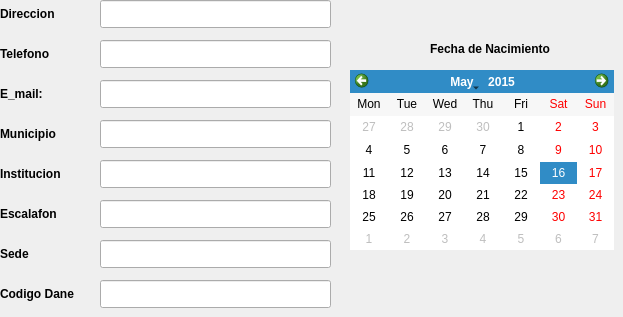
      <widget class="QWidget" name="tab_2">
       <attribute name="title">
        <string>Adicionales 1</string>
       </attribute>
       <widget class="QLabel" name="label_37">
        <property name="geometry">
         <rect>
          <x>0</x>
          <y>0</y>
          <width>91</width>
          <height>28</height>
         </rect>
        </property>
        <property name="font">
         <font>
          <weight>75</weight>
          <bold>true</bold>
         </font>
        </property>
        <property name="text">
         <string>Direccion</string>
        </property>
       </widget>
       <widget class="QLineEdit" name="txtdireccion">
        <property name="geometry">
         <rect>
          <x>100</x>
          <y>0</y>
          <width>231</width>
          <height>28</height>
         </rect>
        </property>
       </widget>
       <widget class="QLabel" name="label_38">
        <property name="geometry">
         <rect>
          <x>0</x>
          <y>40</y>
          <width>91</width>
          <height>28</height>
         </rect>
        </property>
        <property name="font">
         <font>
          <weight>75</weight>
          <bold>true</bold>
         </font>
        </property>
        <property name="text">
         <string>Telefono</string>
        </property>
       </widget>
       <widget class="QLabel" name="label_39">
        <property name="geometry">
         <rect>
          <x>0</x>
          <y>80</y>
          <width>91</width>
          <height>28</height>
         </rect>
        </property>
        <property name="font">
         <font>
          <weight>75</weight>
          <bold>true</bold>
         </font>
        </property>
        <property name="text">
         <string>E_mail:</string>
        </property>
       </widget>
       <widget class="QCalendarWidget" name="calendario">
        <property name="geometry">
         <rect>
          <x>350</x>
          <y>70</y>
          <width>264</width>
          <height>180</height>
         </rect>
        </property>
        <property name="selectedDate">
         <date>
          <year>2015</year>
          <month>5</month>
          <day>16</day>
         </date>
        </property>
        <property name="firstDayOfWeek">
         <enum>Qt::Monday</enum>
        </property>
        <property name="gridVisible">
         <bool>false</bool>
        </property>
        <property name="selectionMode">
         <enum>QCalendarWidget::SingleSelection</enum>
        </property>
        <property name="horizontalHeaderFormat">
         <enum>QCalendarWidget::ShortDayNames</enum>
        </property>
        <property name="verticalHeaderFormat">
         <enum>QCalendarWidget::NoVerticalHeader</enum>
        </property>
        <property name="navigationBarVisible">
         <bool>true</bool>
        </property>
        <property name="dateEditEnabled">
         <bool>true</bool>
        </property>
       </widget>
       <widget class="QLabel" name="label_40">
        <property name="geometry">
         <rect>
          <x>430</x>
          <y>40</y>
          <width>151</width>
          <height>17</height>
         </rect>
        </property>
        <property name="font">
         <font>
          <weight>75</weight>
          <bold>true</bold>
          <strikeout>false</strikeout>
          <kerning>false</kerning>
         </font>
        </property>
        <property name="text">
         <string>Fecha de Nacimiento</string>
        </property>
       </widget>
       <widget class="QLabel" name="label_41">
        <property name="geometry">
         <rect>
          <x>0</x>
          <y>120</y>
          <width>91</width>
          <height>28</height>
         </rect>
        </property>
        <property name="font">
         <font>
          <weight>75</weight>
          <bold>true</bold>
         </font>
        </property>
        <property name="text">
         <string>Municipio</string>
        </property>
       </widget>
       <widget class="QLineEdit" name="txttelefono">
        <property name="geometry">
         <rect>
          <x>100</x>
          <y>40</y>
          <width>231</width>
          <height>28</height>
         </rect>
        </property>
       </widget>
       <widget class="QLineEdit" name="txtcorreo">
        <property name="geometry">
         <rect>
          <x>100</x>
          <y>80</y>
          <width>231</width>
          <height>28</height>
         </rect>
        </property>
       </widget>
       <widget class="QLineEdit" name="txtmunicipio">
        <property name="geometry">
         <rect>
          <x>100</x>
          <y>120</y>
          <width>231</width>
          <height>28</height>
         </rect>
        </property>
       </widget>
       <widget class="QLineEdit" name="txtinstitucion">
        <property name="geometry">
         <rect>
          <x>100</x>
          <y>160</y>
          <width>231</width>
          <height>28</height>
         </rect>
        </property>
       </widget>
       <widget class="QLineEdit" name="txtescalafon">
        <property name="geometry">
         <rect>
          <x>100</x>
          <y>200</y>
          <width>231</width>
          <height>28</height>
         </rect>
        </property>
       </widget>
       <widget class="QLineEdit" name="txtsede">
        <property name="geometry">
         <rect>
          <x>100</x>
          <y>240</y>
          <width>231</width>
          <height>28</height>
         </rect>
        </property>
       </widget>
       <widget class="QLineEdit" name="txtdane">
        <property name="geometry">
         <rect>
          <x>100</x>
          <y>280</y>
          <width>231</width>
          <height>28</height>
         </rect>
        </property>
       </widget>
       <widget class="QLabel" name="label_42">
        <property name="geometry">
         <rect>
          <x>0</x>
          <y>160</y>
          <width>91</width>
          <height>28</height>
         </rect>
        </property>
        <property name="font">
         <font>
          <weight>75</weight>
          <bold>true</bold>
         </font>
        </property>
        <property name="text">
         <string>Institucion</string>
        </property>
       </widget>
       <widget class="QLabel" name="label_43">
        <property name="geometry">
         <rect>
          <x>0</x>
          <y>200</y>
          <width>91</width>
          <height>28</height>
         </rect>
        </property>
        <property name="font">
         <font>
          <weight>75</weight>
          <bold>true</bold>
         </font>
        </property>
        <property name="text">
         <string>Escalafon</string>
        </property>
       </widget>
       <widget class="QLabel" name="label_44">
        <property name="geometry">
         <rect>
          <x>0</x>
          <y>240</y>
          <width>91</width>
          <height>28</height>
         </rect>
        </property>
        <property name="font">
         <font>
          <weight>75</weight>
          <bold>true</bold>
         </font>
        </property>
        <property name="text">
         <string>Sede</string>
        </property>
       </widget>
       <widget class="QLabel" name="label_45">
        <property name="geometry">
         <rect>
          <x>0</x>
          <y>280</y>
          <width>91</width>
          <height>28</height>
         </rect>
        </property>
        <property name="font">
         <font>
          <weight>75</weight>
          <bold>true</bold>
         </font>
        </property>
        <property name="text">
         <string>Codigo Dane</string>
        </property>
       </widget>
      </widget>
